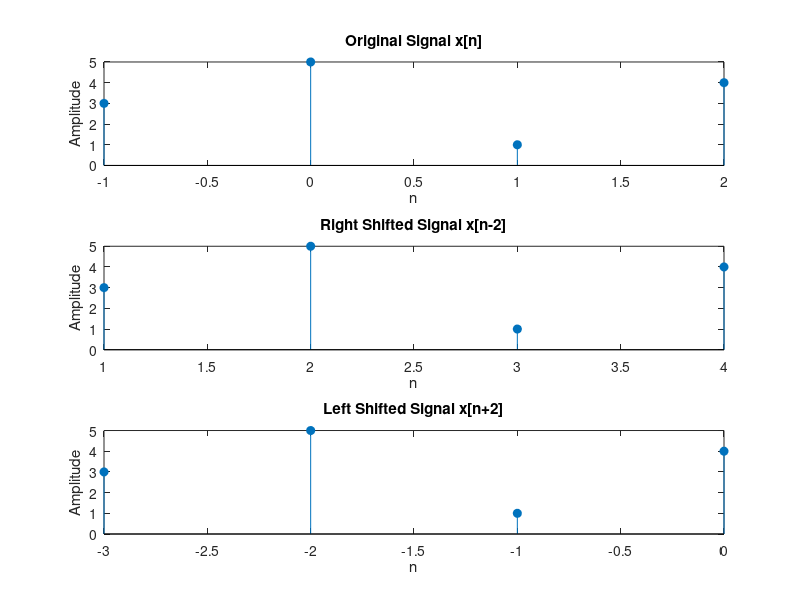

MATLAB code for this plot: (Note: this script raises an error after producing the figure.)
% Signal Shifting
% Define the original discrete signal
x = [3 5 1 4];           % Original signal values
n = -1:2;                % Time index for x[n]

% Right Shift by 2 units
x_right = x;
n_right = n + 2;

% Left Shift by 2 units
x_left = x;
n_left = n - 2;

% Plot all signals
figure;

subplot(3,1,1);
stem(n, x, 'filled');
title('Original Signal x[n]');
xlabel('n'); 
ylabel('Amplitude');

subplot(3,1,2);
stem(n_right, x_right, 'filled');
title('Right Shifted Signal x[n-2]');
xlabel('n'); 
ylabel('Amplitude');

subplot(3,1,3);
stem(n_left, x_left, 'filled');
title('Left Shifted Signal x[n+2]');
xlabel('n'); 
ylabel('Amplitude');



%% Continous Signal
time_shift = 1.2;                        % Shift duration in seconds
sample_shift = round(time_shift * Fs);   % Convert to sample count

% Advance (shift left)
y_advance = [y(sample_shift+1:end); zeros(sample_shift,1)];

% Delay (shift right)
y_delay = [zeros(sample_shift,1); y(1:end-sample_shift)];

